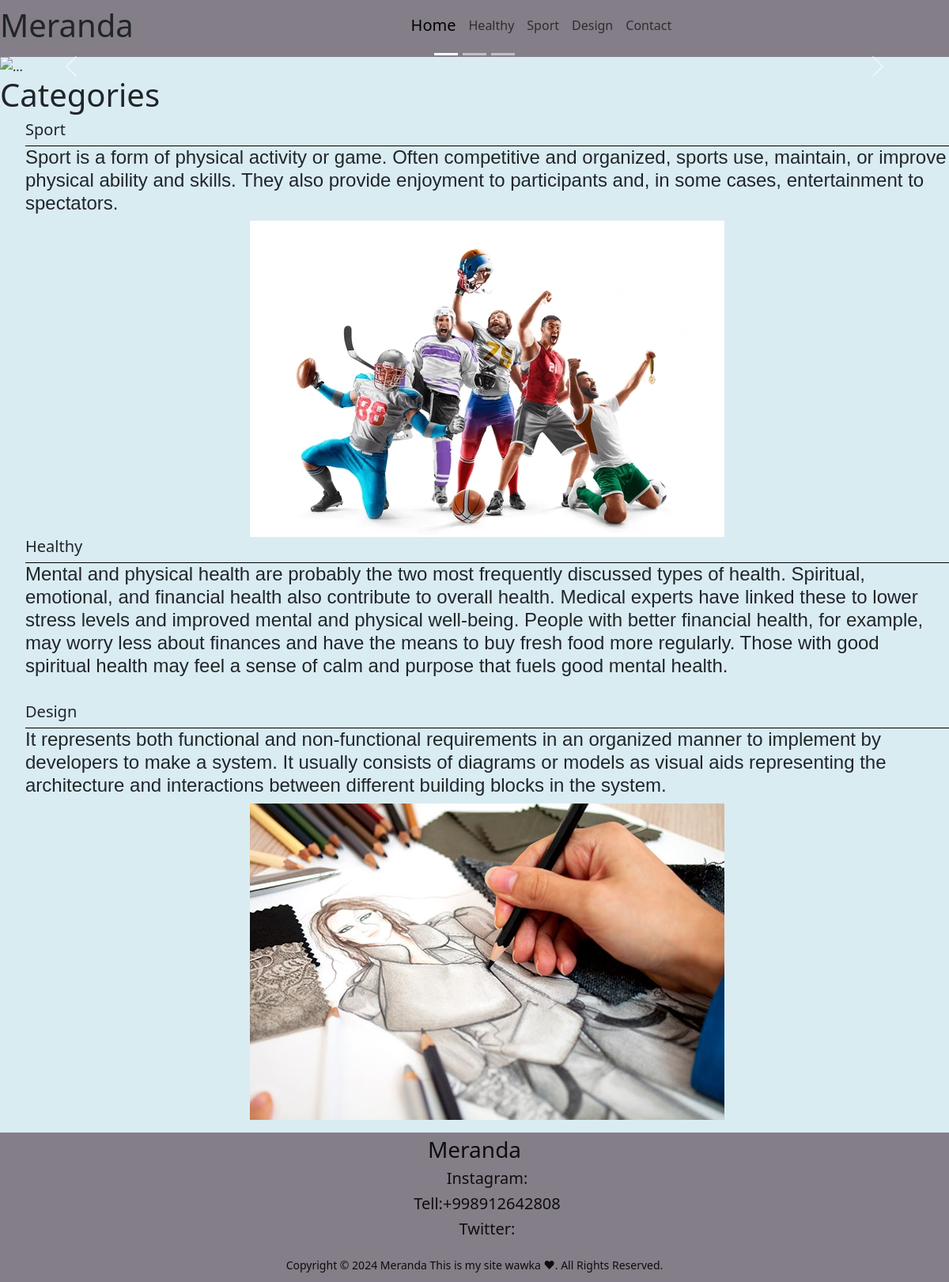
The page / on the database its author committed.
### meranda/models.py (models this page shows, shortened)
class Category(models.Model):
    name = models.CharField(max_length=100, verbose_name='Category Name')
    description = models.TextField(verbose_name='Category Description')
    img = models.ImageField(upload_to='post/', verbose_name='Category Image')
    class Meta:
        verbose_name_plural = 'Categories'

### meranda/views.py (the view)
# urls.py: path('', views.CategoryListView.as_view(), name='category-list'),
class CategoryListView(ListView):
    model = Category
    template_name = 'meranda/category_list.html'

### meranda/templates/meranda/category_list.html (shortened to what this page needs)
{% extends "base.html" %}
{% block content %}
<div id="carouselExampleCaptions" class="carousel slide">
  <div class="carousel-indicators">
    <button type="button" data-bs-target="#carouselExampleCaptions" data-bs-slide-to="0" class="active" aria-current="true" aria-label="Slide 1"></button>
    <button type="button" data-bs-target="#carouselExampleCaptions" data-bs-slide-to="1" aria-label="Slide 2"></button>
    <button type="button" data-bs-target="#carouselExampleCaptions" data-bs-slide-to="2" aria-label="Slide 3"></button>
  </div>
  <div class="carousel-inner">
    <div class="carousel-item active">
      <img src="https://cdn.catholic.com/wp-content/uploads/AdobeStock_202132351-1200x400.jpeg" class="d-block w-100" alt="...">
      <div class="carousel-caption d-none d-md-block">
      </div>
    </div>
  </div>
  <button class="carousel-control-prev" type="button" data-bs-target="#carouselExampleCaptions" data-bs-slide="prev">
    <span class="carousel-control-prev-icon" aria-hidden="true"></span>
  </button>
  <button class="carousel-control-next" type="button" data-bs-target="#carouselExampleCaptions" data-bs-slide="next">
    <span class="carousel-control-next-icon" aria-hidden="true"></span>
  </button>
</div>
  <h1>Categories</h1>
  <ul>
    {% for category in object_list %}
      <div style="border-bottom: 1px solid black; "><strong><h5>{{ category.name }}</h5></strong></div>
      <h4 style="font-family: Verdana, Geneva, Tahoma, sans-serif;">{{ category.description }}</h4>
      <div style="text-align: center;"><img src="{{ category.img.url }}" alt=""></div>
    {% endfor %}
  </ul>
{% endblock %}

### rows shown on the page
Category: name "Sport", description "Sport is a form of physical activity or game. Often competitive and organized, sports use, maintain, or improve physical ability and skills. They also provide enjoyment to participants and, in some cases, entertainment to spectators.", img (picture)
Category: name "Healthy", description "Mental and physical health are probably the two most frequently discussed types of health. Spiritual, emotional, and financial health also contribute to overall health. Medical experts have linked these to lower stress levels and improved mental and physical well-being. People with better financial health, for example, may worry less about finances and have the means to buy fresh food more regularly. Those with good spiritual health may feel a sense of calm and purpose that fuels good mental health."
Category: name "Design", description "It represents both functional and non-functional requirements in an organized manner to implement by developers to make a system. It usually consists of diagrams or models as visual aids representing the architecture and interactions between different building blocks in the system.", img (picture)
